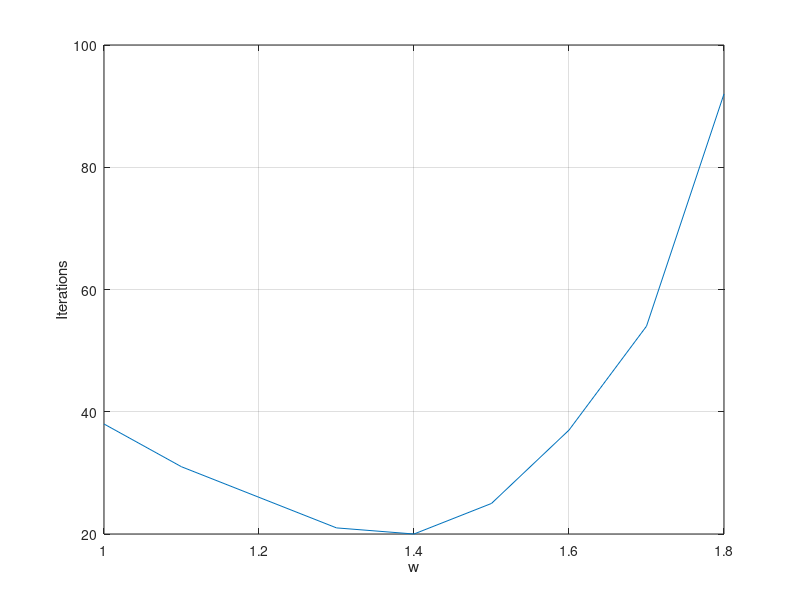

Recreate this plot in MATLAB.
clear all; close all; clc;

%% Read data from CSV in the same folder
data = csvread('w_sor.csv', 1, 0);
w = data(1:end-1, 1);
iter = data(1:end-1, 2);

%% Generate plot
plot(w, iter);
xlabel('w');
ylabel('Iterations');
grid on;

saveas(gcf, 'w_sor.eps', 'epsc');

